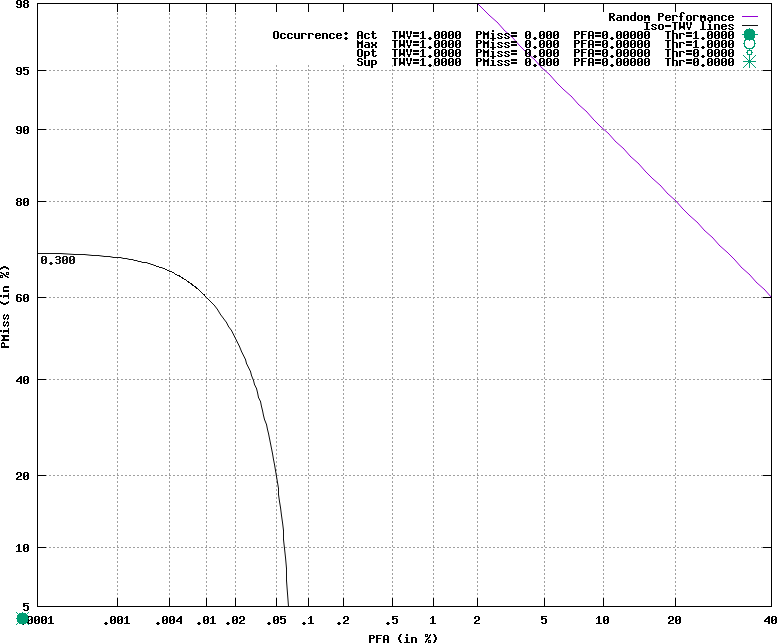

Here is the gnuplot script that generated this plot:
set terminal postscript color
set noxzeroaxis
set noyzeroaxis
### Using xScale = nd
### Using yScale = nd
set style fill  transparent solid 0.10 noborder
### keyLoc=top keySpacing=0.7 keyFontFace=medium keyFontSize=
set key top samplen 1 spacing 0.7  font "medium,"
set size ratio 0.821894871074622
set title ''
set grid
set pointsize 3
set ylabel 'PMiss (in %)'
set xlabel 'PFA (in %)'
set label 1 "0.300" at graph 0.005, graph 0.575729465340501 left nopoint textcolor rgb "#b0b0b0b"
set label 7  "" point lc 2 pt 7 ps 2 at graph    -0.02, graph  -0.02
set label 8  "" point lc 2 pt 6 ps 2 at graph    -0.02, graph  -0.02
set label 9  "" point lc 2 pt 6 ps 2 at graph    -0.02, graph  -0.02
set label 10  "" point lc 2 pt 3 ps 2 at graph    -0.02, graph  -0.02
set noxtics
set xtics ('.0001' -4.7534, '.001' -4.2649, '.004' -3.9444, '.01' -3.7190, '.02' -3.5401, '.05' -3.2905, '.1' -3.0902, '.2' -2.8782, '.5' -2.5758, '1' -2.3263, '2' -2.0537, '5' -1.6449, '10' -1.2816, '20' -0.8416, '40' -0.2533)
set noytics
set ytics ('5' -1.6449, '10' -1.2816, '20' -0.8416, '40' -0.2533, '60' 0.2533, '80' 0.8416, '90' 1.2816, '95' 1.6449, '98' 2.0537)
plot [-4.75343910607888:-0.253347103317183] [-1.64485362793551:2.05374890849825] \
  -x title 'Random Performance' with lines lt 1,\
  '/home/pieteruys/work/kws/github_kws/kws_test/bitbucket_vs_kws/keyword_output/decode_afr/decode/decoded_2021-05-14/decode_2021-05-14/kws_10/dets/sum.isometriclines' title 'Iso-TWV lines' with lines lt rgb "#b0b0b0b" lw 1,\
  '/home/pieteruys/work/kws/github_kws/kws_test/bitbucket_vs_kws/keyword_output/decode_afr/decode/decoded_2021-05-14/decode_2021-05-14/kws_10/dets/sum.Occurrence.dat.1' using 3:2 notitle with  lines  lc 2 lw 1,\
    '/home/pieteruys/work/kws/github_kws/kws_test/bitbucket_vs_kws/keyword_output/decode_afr/decode/decoded_2021-05-14/decode_2021-05-14/kws_10/dets/sum.Occurrence.dat.2' using 11:10 title 'Occurrence: Act  TWV=1.0000  PMiss= 0.000  PFA=0.00000  Thr=1.0000' with linespoints pt 7 ps 2 lc 2,\
  '/home/pieteruys/work/kws/github_kws/kws_test/bitbucket_vs_kws/keyword_output/decode_afr/decode/decoded_2021-05-14/decode_2021-05-14/kws_10/dets/sum.Occurrence.dat.2' using 6:5 title 'Max  TWV=1.0000  PMiss= 0.000  PFA=0.00000  Thr=1.0000' with points lc 2 pt 6 lw 1 ps 2,\
  '/home/pieteruys/work/kws/github_kws/kws_test/bitbucket_vs_kws/keyword_output/decode_afr/decode/decoded_2021-05-14/decode_2021-05-14/kws_10/dets/sum.Occurrence.dat.2' using 16:15 title 'Opt  TWV=1.0000  PMiss= 0.000  PFA=0.00000  Thr=0.0000' with points lc 2 pt 6 lw 1 ps 1,\
  '/home/pieteruys/work/kws/github_kws/kws_test/bitbucket_vs_kws/keyword_output/decode_afr/decode/decoded_2021-05-14/decode_2021-05-14/kws_10/dets/sum.Occurrence.dat.2' using 21:20 title 'Sup  TWV=1.0000  PMiss= 0.000  PFA=0.00000  Thr=0.0000' with points lc 2 pt 3 lw 1 ps 2
